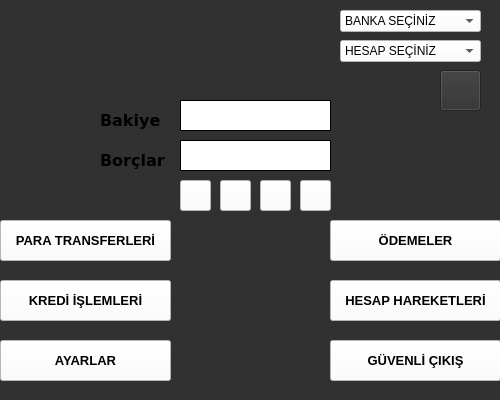
<?xml version="1.0" encoding="UTF-8"?>
<ui version="4.0">
 <class>BMS</class>
 <widget class="QMainWindow" name="BMS">
  <property name="geometry">
   <rect>
    <x>0</x>
    <y>0</y>
    <width>500</width>
    <height>400</height>
   </rect>
  </property>
  <property name="minimumSize">
   <size>
    <width>500</width>
    <height>400</height>
   </size>
  </property>
  <property name="maximumSize">
   <size>
    <width>500</width>
    <height>400</height>
   </size>
  </property>
  <property name="windowTitle">
   <string>BMS</string>
  </property>
  <property name="styleSheet">
   <string notr="true">background-color: rgb(49, 49, 49);</string>
  </property>
  <widget class="QWidget" name="centralwidget">
   <widget class="QComboBox" name="comboBox">
    <property name="geometry">
     <rect>
      <x>340</x>
      <y>10</y>
      <width>141</width>
      <height>22</height>
     </rect>
    </property>
    <property name="styleSheet">
     <string notr="true">background-color: rgb(255, 255, 255);</string>
    </property>
    <item>
     <property name="text">
      <string>BANKA SEÇİNİZ</string>
     </property>
    </item>
    <item>
     <property name="text">
      <string>A</string>
     </property>
    </item>
    <item>
     <property name="text">
      <string>New Item</string>
     </property>
    </item>
   </widget>
   <widget class="QPushButton" name="pushButton">
    <property name="geometry">
     <rect>
      <x>300</x>
      <y>180</y>
      <width>31</width>
      <height>31</height>
     </rect>
    </property>
    <property name="styleSheet">
     <string notr="true">background-color: rgb(255, 255, 255);</string>
    </property>
    <property name="text">
     <string/>
    </property>
    <property name="icon">
     <iconset>
      <normaloff>../FOTO/DOLAR.jpg</normaloff>../FOTO/DOLAR.jpg</iconset>
    </property>
    <property name="iconSize">
     <size>
      <width>25</width>
      <height>50</height>
     </size>
    </property>
   </widget>
   <widget class="QPushButton" name="pushButton_2">
    <property name="geometry">
     <rect>
      <x>260</x>
      <y>180</y>
      <width>31</width>
      <height>31</height>
     </rect>
    </property>
    <property name="styleSheet">
     <string notr="true">background-color: rgb(255, 255, 255);</string>
    </property>
    <property name="text">
     <string/>
    </property>
    <property name="icon">
     <iconset>
      <normaloff>../FOTO/images.png</normaloff>../FOTO/images.png</iconset>
    </property>
    <property name="iconSize">
     <size>
      <width>32</width>
      <height>31</height>
     </size>
    </property>
   </widget>
   <widget class="QPushButton" name="pushButton_3">
    <property name="geometry">
     <rect>
      <x>220</x>
      <y>180</y>
      <width>31</width>
      <height>31</height>
     </rect>
    </property>
    <property name="styleSheet">
     <string notr="true">background-color: rgb(255, 255, 255);</string>
    </property>
    <property name="text">
     <string/>
    </property>
    <property name="icon">
     <iconset>
      <normaloff>../FOTO/altın.png</normaloff>../FOTO/altın.png</iconset>
    </property>
    <property name="iconSize">
     <size>
      <width>40</width>
      <height>40</height>
     </size>
    </property>
   </widget>
   <widget class="QPushButton" name="pushButton_4">
    <property name="geometry">
     <rect>
      <x>440</x>
      <y>70</y>
      <width>41</width>
      <height>41</height>
     </rect>
    </property>
    <property name="font">
     <font>
      <weight>75</weight>
      <bold>true</bold>
     </font>
    </property>
    <property name="cursor">
     <cursorShape>ArrowCursor</cursorShape>
    </property>
    <property name="styleSheet">
     <string notr="true"/>
    </property>
    <property name="text">
     <string/>
    </property>
    <property name="icon">
     <iconset>
      <normaloff>../icons/info.png</normaloff>../icons/info.png</iconset>
    </property>
    <property name="iconSize">
     <size>
      <width>41</width>
      <height>84</height>
     </size>
    </property>
   </widget>
   <widget class="QPushButton" name="pushButton_6">
    <property name="geometry">
     <rect>
      <x>0</x>
      <y>280</y>
      <width>171</width>
      <height>41</height>
     </rect>
    </property>
    <property name="font">
     <font>
      <pointsize>10</pointsize>
      <weight>75</weight>
      <bold>true</bold>
     </font>
    </property>
    <property name="styleSheet">
     <string notr="true">background-color: rgb(255, 255, 255);</string>
    </property>
    <property name="text">
     <string>KREDİ İŞLEMLERİ</string>
    </property>
   </widget>
   <widget class="QPushButton" name="pushButton_7">
    <property name="geometry">
     <rect>
      <x>0</x>
      <y>340</y>
      <width>171</width>
      <height>41</height>
     </rect>
    </property>
    <property name="font">
     <font>
      <pointsize>10</pointsize>
      <weight>75</weight>
      <bold>true</bold>
     </font>
    </property>
    <property name="styleSheet">
     <string notr="true">background-color: rgb(255, 255, 255);</string>
    </property>
    <property name="text">
     <string>AYARLAR</string>
    </property>
   </widget>
   <widget class="QPushButton" name="pushButton_5">
    <property name="geometry">
     <rect>
      <x>0</x>
      <y>220</y>
      <width>171</width>
      <height>41</height>
     </rect>
    </property>
    <property name="font">
     <font>
      <pointsize>10</pointsize>
      <weight>75</weight>
      <bold>true</bold>
     </font>
    </property>
    <property name="styleSheet">
     <string notr="true">background-color: rgb(255, 255, 255);</string>
    </property>
    <property name="text">
     <string>PARA TRANSFERLERİ</string>
    </property>
   </widget>
   <widget class="QPushButton" name="pushButton_8">
    <property name="geometry">
     <rect>
      <x>330</x>
      <y>220</y>
      <width>171</width>
      <height>41</height>
     </rect>
    </property>
    <property name="font">
     <font>
      <pointsize>10</pointsize>
      <weight>75</weight>
      <bold>true</bold>
     </font>
    </property>
    <property name="styleSheet">
     <string notr="true">background-color: rgb(255, 255, 255);</string>
    </property>
    <property name="text">
     <string>ÖDEMELER</string>
    </property>
   </widget>
   <widget class="QPushButton" name="pushButton_9">
    <property name="geometry">
     <rect>
      <x>330</x>
      <y>280</y>
      <width>171</width>
      <height>41</height>
     </rect>
    </property>
    <property name="font">
     <font>
      <pointsize>10</pointsize>
      <weight>75</weight>
      <bold>true</bold>
     </font>
    </property>
    <property name="styleSheet">
     <string notr="true">background-color: rgb(255, 255, 255);</string>
    </property>
    <property name="text">
     <string>HESAP HAREKETLERİ</string>
    </property>
   </widget>
   <widget class="QPushButton" name="pushButton_10">
    <property name="geometry">
     <rect>
      <x>330</x>
      <y>340</y>
      <width>171</width>
      <height>41</height>
     </rect>
    </property>
    <property name="font">
     <font>
      <pointsize>10</pointsize>
      <weight>75</weight>
      <bold>true</bold>
     </font>
    </property>
    <property name="styleSheet">
     <string notr="true">background-color: rgb(255, 255, 255);</string>
    </property>
    <property name="text">
     <string>GÜVENLİ ÇIKIŞ</string>
    </property>
   </widget>
   <widget class="QPushButton" name="pushButton_11">
    <property name="geometry">
     <rect>
      <x>180</x>
      <y>180</y>
      <width>31</width>
      <height>31</height>
     </rect>
    </property>
    <property name="styleSheet">
     <string notr="true">background-color: rgb(255, 255, 255);</string>
    </property>
    <property name="text">
     <string/>
    </property>
    <property name="icon">
     <iconset>
      <normaloff>../FOTO/tl.png</normaloff>../FOTO/tl.png</iconset>
    </property>
    <property name="iconSize">
     <size>
      <width>52</width>
      <height>29</height>
     </size>
    </property>
   </widget>
   <widget class="QLabel" name="label_5">
    <property name="geometry">
     <rect>
      <x>10</x>
      <y>10</y>
      <width>201</width>
      <height>51</height>
     </rect>
    </property>
    <property name="contextMenuPolicy">
     <enum>Qt::NoContextMenu</enum>
    </property>
    <property name="styleSheet">
     <string notr="true">background-color: rgb(49, 49, 49);
</string>
    </property>
    <property name="text">
     <string/>
    </property>
    <property name="pixmap">
     <pixmap>../icons/BmsLogo.png</pixmap>
    </property>
   </widget>
   <widget class="QComboBox" name="comboBox_2">
    <property name="geometry">
     <rect>
      <x>340</x>
      <y>40</y>
      <width>141</width>
      <height>22</height>
     </rect>
    </property>
    <property name="styleSheet">
     <string notr="true">background-color: rgb(255, 255, 255);</string>
    </property>
    <item>
     <property name="text">
      <string>HESAP SEÇİNİZ</string>
     </property>
    </item>
    <item>
     <property name="text">
      <string>A</string>
     </property>
    </item>
    <item>
     <property name="text">
      <string>New Item</string>
     </property>
    </item>
   </widget>
   <widget class="QLabel" name="label_7">
    <property name="geometry">
     <rect>
      <x>100</x>
      <y>110</y>
      <width>71</width>
      <height>21</height>
     </rect>
    </property>
    <property name="font">
     <font>
      <family>Verdana</family>
      <pointsize>12</pointsize>
      <weight>50</weight>
      <bold>false</bold>
     </font>
    </property>
    <property name="text">
     <string>&lt;html&gt;&lt;head/&gt;&lt;body&gt;&lt;p&gt;&lt;span style=&quot; font-weight:600;&quot;&gt;Bakiye&lt;/span&gt;&lt;/p&gt;&lt;/body&gt;&lt;/html&gt;</string>
    </property>
   </widget>
   <widget class="QLabel" name="label_2">
    <property name="geometry">
     <rect>
      <x>100</x>
      <y>150</y>
      <width>71</width>
      <height>21</height>
     </rect>
    </property>
    <property name="font">
     <font>
      <family>Verdana</family>
      <pointsize>12</pointsize>
      <weight>50</weight>
      <bold>false</bold>
     </font>
    </property>
    <property name="text">
     <string>&lt;html&gt;&lt;head/&gt;&lt;body&gt;&lt;p&gt;&lt;span style=&quot; font-weight:600;&quot;&gt;Borçlar&lt;/span&gt;&lt;/p&gt;&lt;/body&gt;&lt;/html&gt;</string>
    </property>
   </widget>
   <widget class="QLabel" name="label_4">
    <property name="geometry">
     <rect>
      <x>180</x>
      <y>100</y>
      <width>151</width>
      <height>31</height>
     </rect>
    </property>
    <property name="styleSheet">
     <string notr="true">background-color: rgb(255, 255, 255);</string>
    </property>
    <property name="frameShape">
     <enum>QFrame::Box</enum>
    </property>
    <property name="text">
     <string/>
    </property>
    <property name="alignment">
     <set>Qt::AlignCenter</set>
    </property>
   </widget>
   <widget class="QLabel" name="label_8">
    <property name="geometry">
     <rect>
      <x>180</x>
      <y>140</y>
      <width>151</width>
      <height>31</height>
     </rect>
    </property>
    <property name="styleSheet">
     <string notr="true">background-color: rgb(255, 255, 255);</string>
    </property>
    <property name="frameShape">
     <enum>QFrame::Box</enum>
    </property>
    <property name="text">
     <string/>
    </property>
    <property name="alignment">
     <set>Qt::AlignCenter</set>
    </property>
   </widget>
   <zorder>comboBox</zorder>
   <zorder>pushButton</zorder>
   <zorder>pushButton_2</zorder>
   <zorder>pushButton_3</zorder>
   <zorder>pushButton_4</zorder>
   <zorder>pushButton_5</zorder>
   <zorder>pushButton_8</zorder>
   <zorder>pushButton_9</zorder>
   <zorder>pushButton_11</zorder>
   <zorder>label_5</zorder>
   <zorder>pushButton_7</zorder>
   <zorder>pushButton_10</zorder>
   <zorder>pushButton_6</zorder>
   <zorder>comboBox_2</zorder>
   <zorder>label_7</zorder>
   <zorder>label_2</zorder>
   <zorder>label_4</zorder>
   <zorder>label_8</zorder>
  </widget>
 </widget>
 <tabstops>
  <tabstop>comboBox</tabstop>
  <tabstop>comboBox_2</tabstop>
  <tabstop>pushButton_4</tabstop>
  <tabstop>pushButton_11</tabstop>
  <tabstop>pushButton_3</tabstop>
  <tabstop>pushButton_2</tabstop>
  <tabstop>pushButton</tabstop>
  <tabstop>pushButton_5</tabstop>
  <tabstop>pushButton_6</tabstop>
  <tabstop>pushButton_7</tabstop>
  <tabstop>pushButton_8</tabstop>
  <tabstop>pushButton_9</tabstop>
  <tabstop>pushButton_10</tabstop>
 </tabstops>
 <resources/>
 <connections>
  <connection>
   <sender>pushButton_3</sender>
   <signal>clicked()</signal>
   <receiver>BMS</receiver>
   <slot>slot1()</slot>
   <hints>
    <hint type="sourcelabel">
     <x>416</x>
     <y>55</y>
    </hint>
    <hint type="destinationlabel">
     <x>375</x>
     <y>50</y>
    </hint>
   </hints>
  </connection>
 </connections>
 <slots>
  <slot>BakiyeYaz(str)</slot>
  <slot>slot1()</slot>
 </slots>
</ui>
